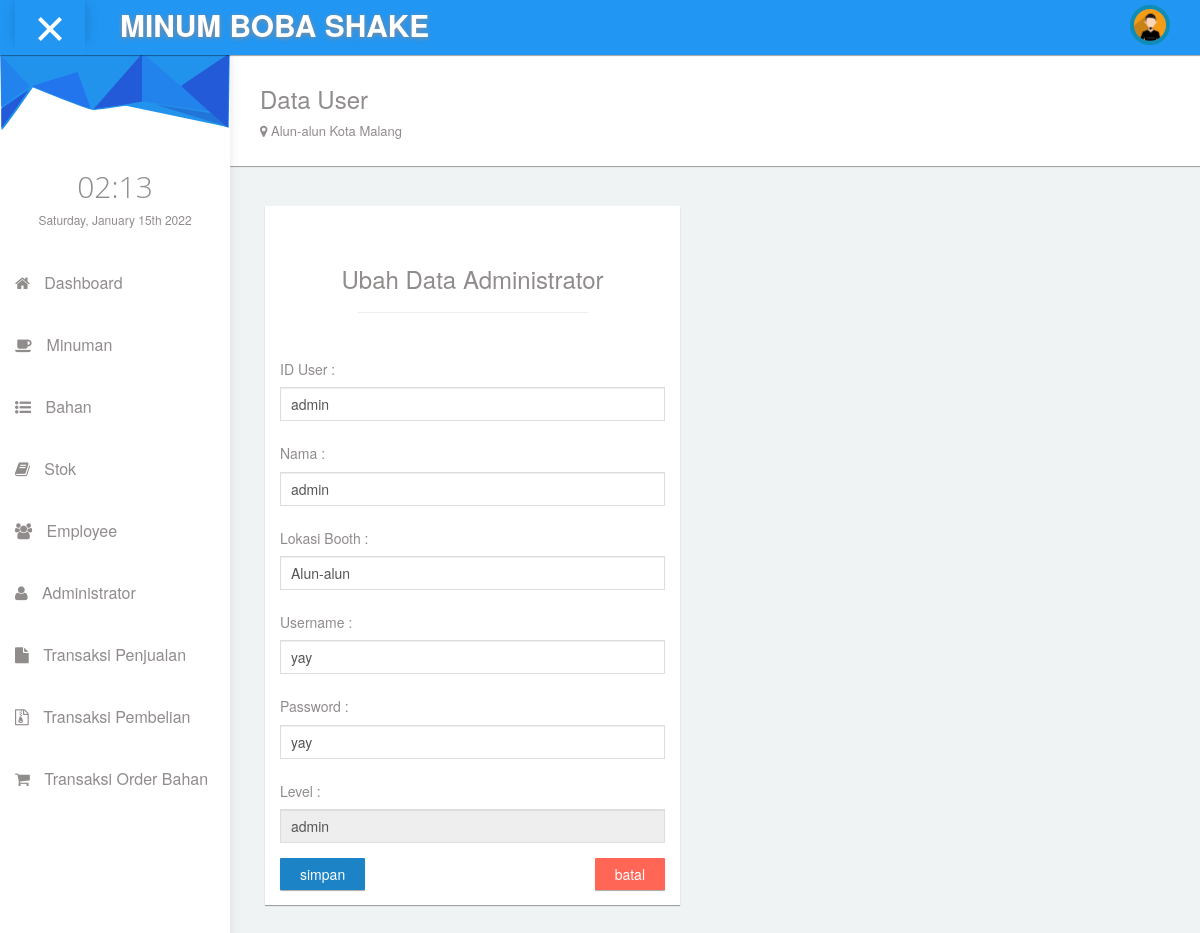
Page /adm_ub_adm.php?id_user=admin on the committed database.
### tables this page shows
CREATE TABLE `user` (
  `id_user` varchar(20) NOT NULL,
  `nama_user` varchar(40) NOT NULL,
  `booth` varchar(50) NOT NULL,
  `username` varchar(30) NOT NULL,
  `password` varchar(30) NOT NULL,
  `level` enum('admin','employee') NOT NULL
);

### adm_ub_adm.php (the view, shortened to what this page needs)
<!DOCTYPE html>
<html lang="en">
<head>
    <link rel="stylesheet" type="text/css" href="asset/css/bootstrap.min.css">
      <link rel="stylesheet" type="text/css" href="asset/css/plugins/font-awesome.min.css"/>
      <link rel="stylesheet" type="text/css" href="asset/css/plugins/simple-line-icons.css"/>
      <link rel="stylesheet" type="text/css" href="asset/css/plugins/animate.min.css"/>
      <link rel="stylesheet" type="text/css" href="asset/css/plugins/fullcalendar.min.css"/>
  <link href="asset/css/style.css" rel="stylesheet">
  </head>
 <body id="mimin" class="dashboard">
        <nav class="navbar navbar-default header navbar-fixed-top">
          <div class="col-md-12 nav-wrapper">
            <div class="navbar-header" style="width:100%;">
              <div class="opener-left-menu is-open">
                <span class="bottom"></span>
              </div>
                <a href="index.html" class="navbar-brand">
                 <b>MINUM BOBA SHAKE</b>
                </a>
              <ul class="nav navbar-nav navbar-right user-nav">
                <li class="user-name"><span><?php echo $_SESSION['nama_user'];?></span></li>
                  <li class="dropdown avatar-dropdown">
                   <img src="asset/img/avatar.jpg" class="img-circle avatar" alt="user name" data-toggle="dropdown" aria-haspopup="true" aria-expanded="true"/>
                </li>
                <li ><a href="#"></a></li>
              </ul>
            </div>
          </div>
        </nav>
      <div class="container-fluid mimin-wrapper">
             <div id="left-menu">
              <div class="sub-left-menu scroll">
                <ul class="nav nav-list">
                    <li><div class="left-bg"></div></li>
                    <li class="time">
                      <h1 class="animated fadeInLeft">21:00</h1>
                      <p class="animated fadeInRight">Sat,October 1st 2029</p>
                    </li>
                     <li><a href="adm_dash.php" class="tree-toggle nav-header"><span class="fa-home fa"></span> Dashboard</a></li>
                     <li><a href="adm_minum.php"><span class="fa-coffee fa"></span> Minuman</a></li>
                    <li><a href="adm_bahan.php"><span class="fa-list-ul fa"></span> Bahan</a></li>
                    <li><a href="adm_stok.php"><span class="fa-book fa"></span> Stok</a></li>
                    <li><a href="adm_user.php"><span class="fa-users fa"></span> Employee</a></li>
                    <li><a href="adm_adm.php"><span class="fa-user fa"></span> Administrator</a></li>
                    <li><a href="adm_jual.php"><span class="fa-file fa"></span> Transaksi Penjualan</a></li>
                    <li><a href="adm_beli.php"><span class="fa-file-archive-o fa"></span> Transaksi Pembelian</a></li>
                    <li><a href="adm_orderan.php"><span class="fa-shopping-cart fa"></span> Transaksi Order Bahan</a></li>
                  </ul>
                </div>
            </div>
            <div id="content">
                <div class="panel">
                  <div class="panel-body">
                      <div class="col-md-6 col-sm-12">
                        <h3 class="animated fadeInLeft">Data User</h3>
                        <p class="animated fadeInDown"><span class="fa  fa-map-marker"></span> Alun-alun Kota Malang</p>
                    </div>
                  </div>
                </div>
                <div class="col-md-6" style="padding:20px;">
                    <div class="col-md-12 padding-0">
                        <div class="col-md-12 padding-0">
                            <div class="col-md-12 padding-0">
                                <div class="col-md-12">
                                    <div class="panel box-v1">
                                      <div class="panel-body">
                                        <h3 align="center">Ubah Data Administrator</h3>
                                        <hr/>
                                        <br>
                                        <?php
                                          include "koneksi.php";
                                          $id_user = $_GET['id_user'];
                                          $data = mysqli_query($konek, "SELECT * from user where id_user='$id_user'");
                                          $d = mysqli_fetch_array($data);
                                        ?>
                                        <form method="POST" action="adm_up_adm.php">
                                          <div class="form-group row">
                                              <div class="col-sm-12 mb-3 mb-sm-0">
                                                  <h5>ID User :</h5>
                                                  <input type="text" class="form-control" name="id_user" value="<?php echo $d['id_user'];?>" placeholder="ID User">
                                              </div>
                                          </div>
                                          <div class="form-group row">
                                              <div class="col-sm-12 mb-3 mb-sm-0">
                                                  <h5>Nama :</h5>
                                                  <input type="text" class="form-control" name ="nama_user" value = "<?php echo $d['nama_user'];?>" placeholder="Nama User">
                                              </div>
                                          </div>
                                          <div class="form-group row">
                                              <div class="col-sm-12 mb-3 mb-sm-0">
                                                  <h5>Lokasi Booth :</h5>
                                                  <input type="text" class="form-control" name ="booth" value = "<?php echo $d['booth'];?>" placeholder="Lokasi Booth">
                                              </div>
                                          </div>
                                          <div class="form-group row">
                                              <div class="col-sm-12 mb-3 mb-sm-0">
                                                  <h5>Username : </h5>
                                                  <input type="text" class="form-control" name ="username" value = "<?php echo $d['username'];?>" placeholder="Username">
                                              </div>
                                          </div>
                                          <div class="form-group row">
                                              <div class="col-sm-12 mb-3 mb-sm-0">
                                                  <h5>Password : </h5>
                                                  <input type="text" class="form-control" name ="password" value = "<?php echo $d['password'];?>" placeholder="Password">
                                              </div>
                                          </div>
                                          <div class="form-group row">
                                              <div class="col-sm-12 mb-3 mb-sm-0">
                                                  <h5>Level : </h5>
                                                  <input type="text" class="form-control" name ="level" value = "<?php echo $d['level'];?>" disabled>
                                              </div>
                                          </div>
                                         <input class="btn btn-md btn-primary left" type="submit" value="simpan">
                                      </form>
                                      <a href="adm_adm.php"><button class="btn btn-md btn-danger right" type="cancel">batal</button></a>
                                      </div>
                                    </div>
                                </div>
                            </div>
                        </div>
                    </div>
              </div>
      </div>
  </body>
</html>

### rows in the picture
user: id_user "admin", nama_user "admin", booth "Alun-alun", username "yay", password "yay", level "admin"
